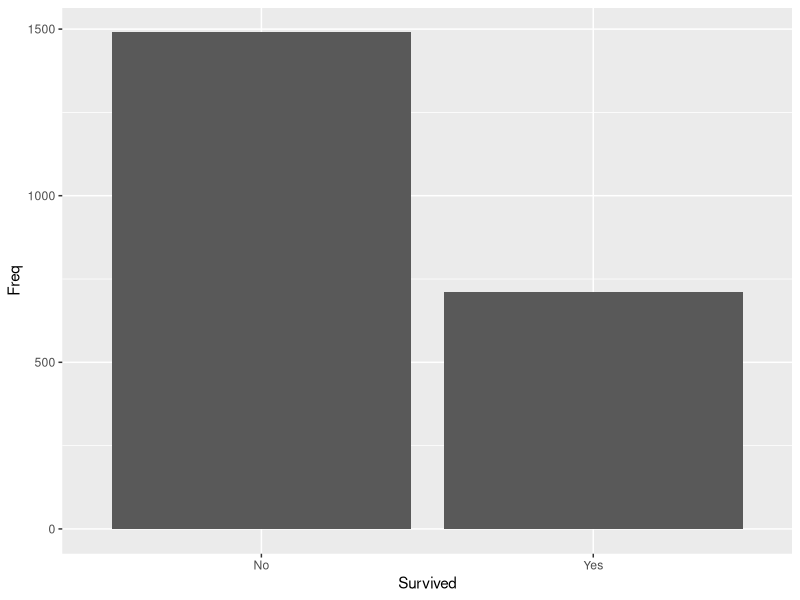
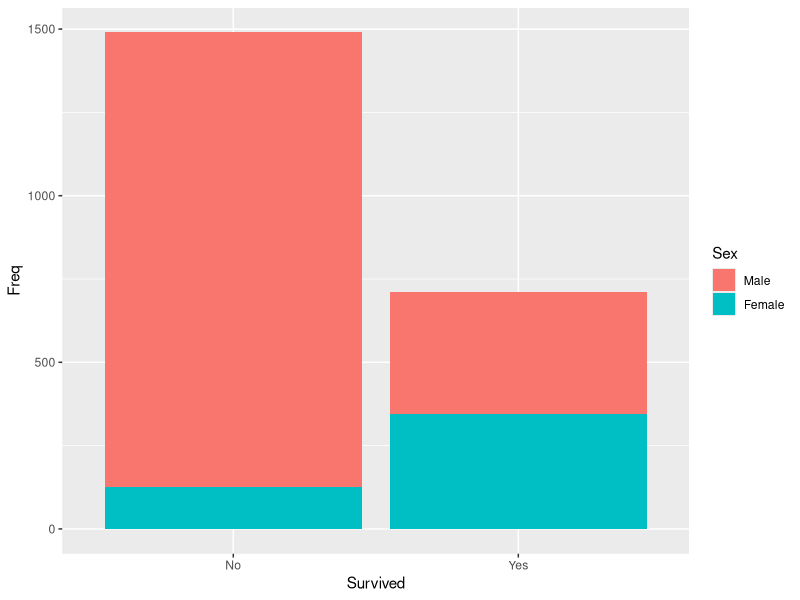
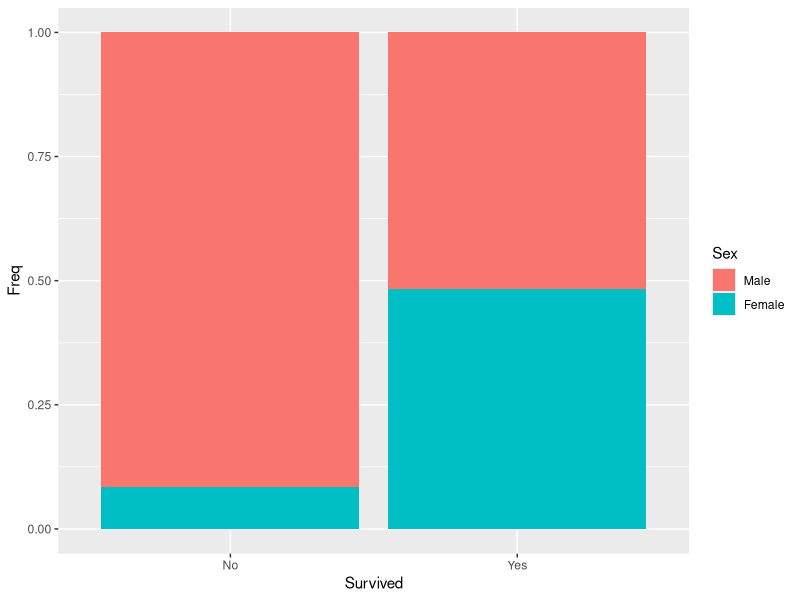
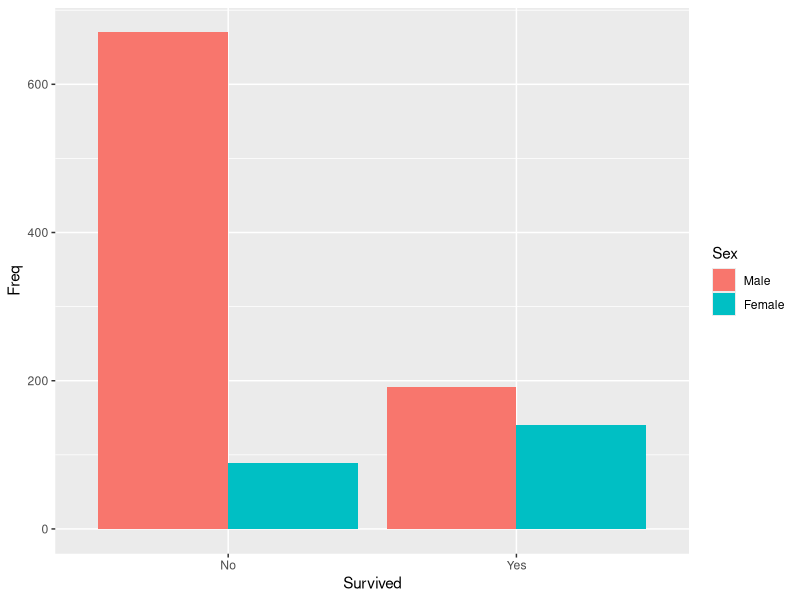
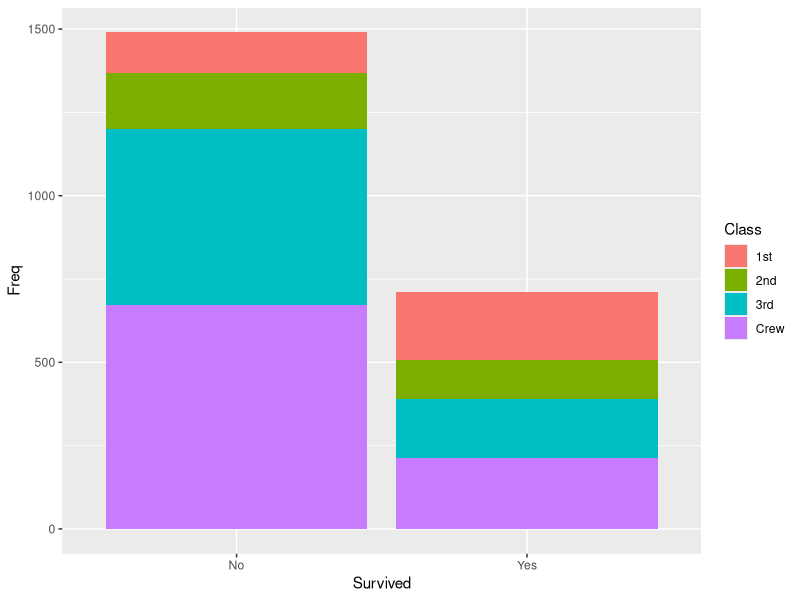
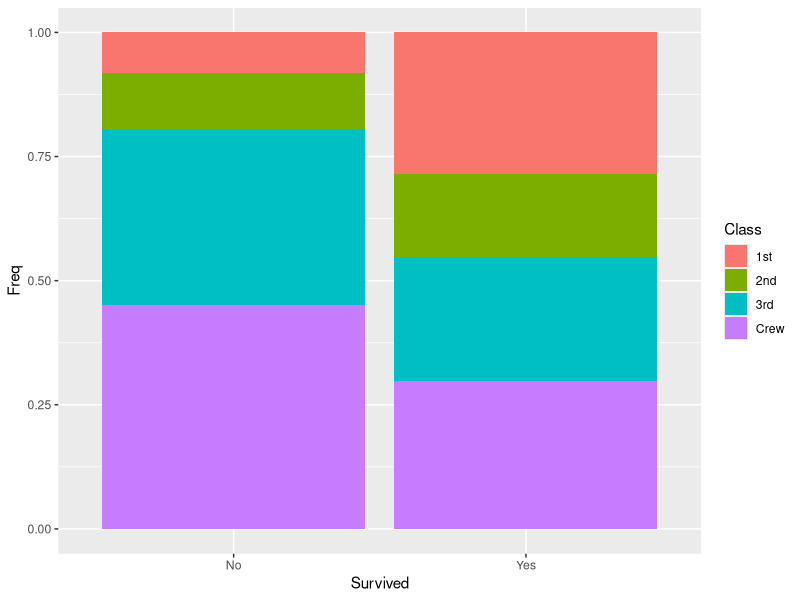
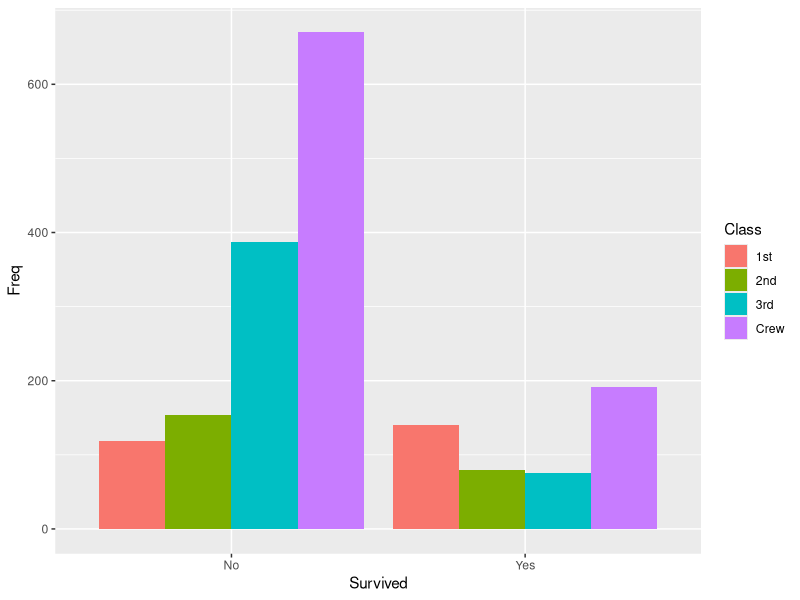
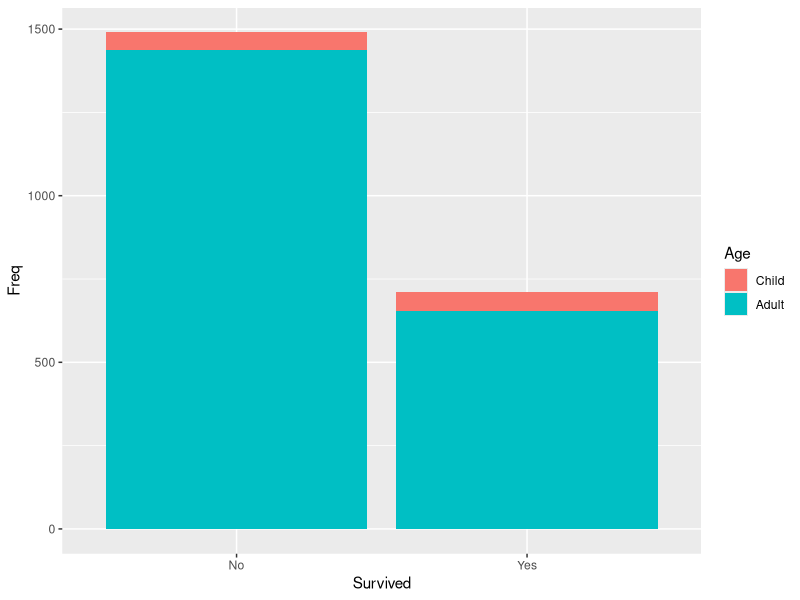

Source code (R) for these figures, in order:
###################
### Mosaic plot ###
###################

#   Mosaic plot is a graphic method for visualizing data from 
#   two or more qualitative variables.
#   The area of the tiles, also known as the bin size, is 
#   proportional to the number of observations within that category
#   https://en.wikipedia.org/wiki/Mosaic_plot

#
#   https://www.stat.auckland.ac.nz/~ihaka/120/Lectures/lecture17.pdf
#   http://www.stat.ufl.edu/~presnell/Courses/sta4504-2000sp/R/R-CDA.pdf
#   https://github.com/jtr13/GR5702/blob/master/EDAVlecture20170117.pdf
#

#   Example: survival on titantic
#   4 categorical variables:
#   class: 1 / 2 / 3 / crew
#   sex: male / female
#   age: child / adult
#   survived: yes / no

library(dplyr)
library(ggplot2)

Titanic = data.frame(Titanic)
head(Titanic)

#   Calculate total survival numbers
df = Titanic %>%
  group_by(Survived) %>%
  summarise(Freq = sum(Freq))

df

#   Some visualization
#   Survival vs Non-survival
ggplot(df, aes(x = Survived, y = Freq)) + 
  geom_bar(stat = "identity")

#   By Sex
ggplot(Titanic, aes(x = Survived, y = Freq, fill = Sex)) + 
  geom_bar(stat = "identity")
ggplot(Titanic, aes(x = Survived, y = Freq, fill = Sex)) + 
  geom_bar(stat = "identity", position = "fill")
ggplot(Titanic, aes(x = Survived, y = Freq , fill = Sex)) +
  geom_bar(stat = "identity", position = "dodge")

#   By Class
ggplot(Titanic, aes(x = Survived, y = Freq, fill = Class)) + 
  geom_bar(stat = "identity")
ggplot(Titanic, aes(x = Survived, y = Freq, fill = Class)) + 
  geom_bar(stat = "identity", position = "fill")
ggplot(Titanic, aes(x = Survived, y = Freq, fill = Class)) + 
  geom_bar(stat = "identity", position = "dodge")

#   By Age
ggplot(Titanic, aes(x = Survived, y = Freq, fill = Age)) + 
  geom_bar(stat = "identity")
ggplot(Titanic, aes(x = Survived, y = Freq, fill = Age)) + 
  geom_bar(stat = "identity", position = "fill")
ggplot(Titanic, aes(x = Survived, y = Freq, fill = Age)) + 
  geom_bar(stat = "identity", position = "dodge")

### Mosaic plot
#   Survived or not in total
mosaicplot(~ Survived, data = Titanic, color = TRUE)

#   Check the survival which group by Class
mosaicplot(~ Survived + Class, data = Titanic, color = TRUE)

#   Check the survival which groub by Sex
mosaicplot(~ Survived + Sex, data = Titanic, color = FALSE)

#   Check the survival which group by multiple variables
mosaicplot(~ Survived + Class + Sex, data = Titanic)

#   Compare the Sex distribution by different class
mosaicplot(~ Class + Sex, data = Titanic)
mosaicplot(~ Sex + Class, data = Titanic)
